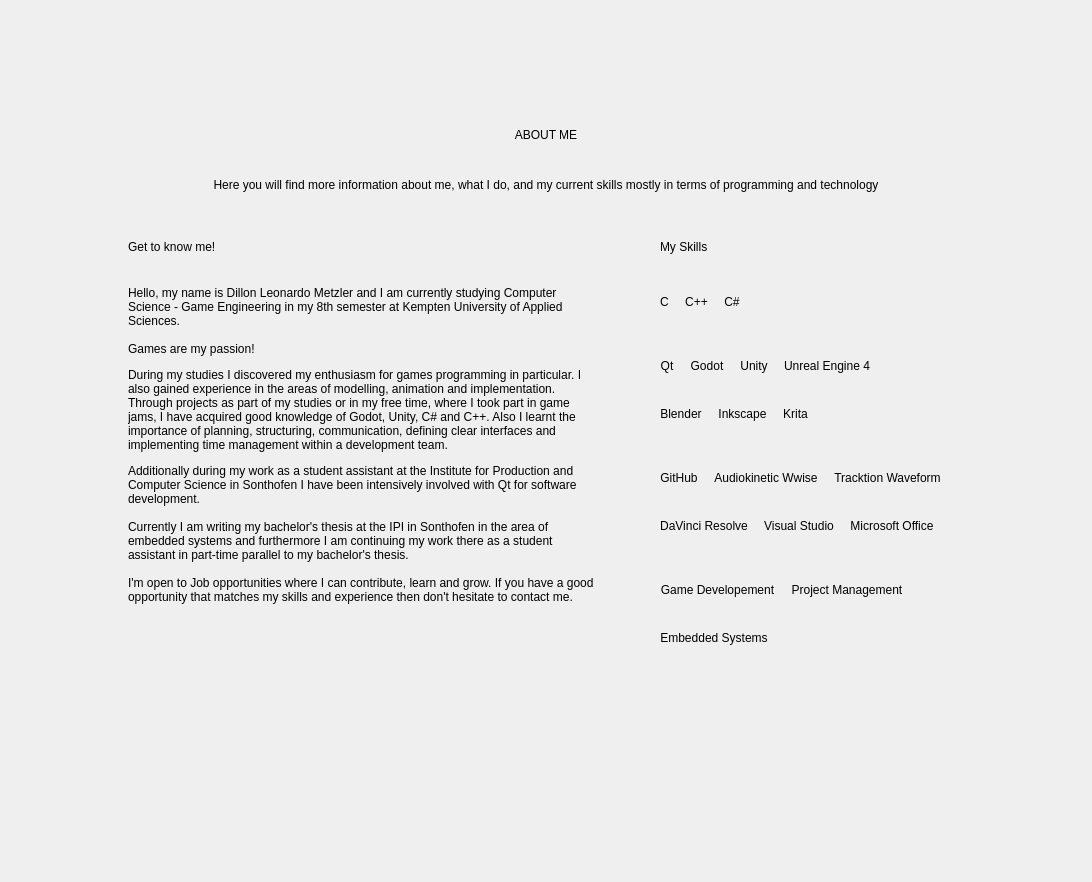
<?xml version="1.0" encoding="UTF-8"?>
<ui version="4.0">
 <class>AboutMe</class>
 <widget class="QWidget" name="AboutMe">
  <property name="geometry">
   <rect>
    <x>0</x>
    <y>0</y>
    <width>1092</width>
    <height>882</height>
   </rect>
  </property>
  <property name="windowTitle">
   <string>Form</string>
  </property>
  <layout class="QVBoxLayout" name="verticalLayout">
   <property name="spacing">
    <number>16</number>
   </property>
   <property name="leftMargin">
    <number>128</number>
   </property>
   <property name="topMargin">
    <number>128</number>
   </property>
   <property name="rightMargin">
    <number>128</number>
   </property>
   <property name="bottomMargin">
    <number>128</number>
   </property>
   <item>
    <widget class="QLabel" name="headingLabel">
     <property name="maximumSize">
      <size>
       <width>16777215</width>
       <height>16777215</height>
      </size>
     </property>
     <property name="text">
      <string>ABOUT ME</string>
     </property>
     <property name="alignment">
      <set>Qt::AlignCenter</set>
     </property>
    </widget>
   </item>
   <item alignment="Qt::AlignHCenter">
    <widget class="QWidget" name="firstLine" native="true">
     <property name="minimumSize">
      <size>
       <width>32</width>
       <height>4</height>
      </size>
     </property>
     <property name="maximumSize">
      <size>
       <width>256</width>
       <height>4</height>
      </size>
     </property>
    </widget>
   </item>
   <item>
    <widget class="QLabel" name="textLabel">
     <property name="text">
      <string>Here you will find more information about me, what I do, and my current skills mostly in terms of programming and technology</string>
     </property>
     <property name="alignment">
      <set>Qt::AlignCenter</set>
     </property>
     <property name="wordWrap">
      <bool>true</bool>
     </property>
    </widget>
   </item>
   <item>
    <spacer name="verticalSpacer_5">
     <property name="orientation">
      <enum>Qt::Vertical</enum>
     </property>
     <property name="sizeType">
      <enum>QSizePolicy::Fixed</enum>
     </property>
     <property name="sizeHint" stdset="0">
      <size>
       <width>20</width>
       <height>32</height>
      </size>
     </property>
    </spacer>
   </item>
   <item>
    <widget class="QWidget" name="contentWidget" native="true">
     <layout class="QHBoxLayout" name="horizontalLayout" stretch="0,0,0,0">
      <property name="spacing">
       <number>64</number>
      </property>
      <property name="leftMargin">
       <number>0</number>
      </property>
      <property name="topMargin">
       <number>0</number>
      </property>
      <property name="rightMargin">
       <number>0</number>
      </property>
      <property name="bottomMargin">
       <number>0</number>
      </property>
      <item>
       <spacer name="horizontalSpacer_7">
        <property name="orientation">
         <enum>Qt::Horizontal</enum>
        </property>
        <property name="sizeHint" stdset="0">
         <size>
          <width>0</width>
          <height>20</height>
         </size>
        </property>
       </spacer>
      </item>
      <item>
       <widget class="QWidget" name="getToKnowWidget" native="true">
        <layout class="QVBoxLayout" name="verticalLayout_2">
         <property name="spacing">
          <number>32</number>
         </property>
         <property name="leftMargin">
          <number>0</number>
         </property>
         <property name="topMargin">
          <number>0</number>
         </property>
         <property name="rightMargin">
          <number>0</number>
         </property>
         <property name="bottomMargin">
          <number>0</number>
         </property>
         <item>
          <widget class="QLabel" name="headingGTKLabel">
           <property name="text">
            <string>Get to know me!</string>
           </property>
          </widget>
         </item>
         <item>
          <widget class="QLabel" name="textGTKLabel">
           <property name="text">
            <string>&lt;html&gt;&lt;head/&gt;&lt;body&gt;&lt;p&gt;Hello, my name is Dillon Leonardo Metzler and I am currently studying Computer Science - Game Engineering in my 8th semester at Kempten University of Applied Sciences.&lt;br/&gt;&lt;br/&gt;Games are my passion!&lt;/p&gt;&lt;p&gt;During my studies I discovered my enthusiasm for games programming in particular. I also gained experience in the areas of modelling, animation and implementation. Through projects as part of my studies or in my free time, where I took part in game jams, I have acquired good knowledge of Godot, Unity, C# and C++. Also I learnt the importance of planning, structuring, communication, defining clear interfaces and implementing time management within a development team.&lt;/p&gt;&lt;p&gt;Additionally during my work as a student assistant at the Institute for Production and Computer Science in Sonthofen I have been intensively involved with Qt for software development.&lt;br/&gt;&lt;br/&gt;Currently I am writing my bachelor's thesis at the IPI in Sonthofen in the area of embedded systems and furthermore I am continuing my work there as a student assistant in part-time parallel to my bachelor's thesis.&lt;br/&gt;&lt;br/&gt;I'm open to Job opportunities where I can contribute, learn and grow. If you have a good opportunity that matches my skills and experience then don't hesitate to contact me.&lt;/p&gt;&lt;/body&gt;&lt;/html&gt;</string>
           </property>
           <property name="wordWrap">
            <bool>true</bool>
           </property>
          </widget>
         </item>
         <item>
          <spacer name="verticalSpacer_8">
           <property name="orientation">
            <enum>Qt::Vertical</enum>
           </property>
           <property name="sizeHint" stdset="0">
            <size>
             <width>20</width>
             <height>40</height>
            </size>
           </property>
          </spacer>
         </item>
        </layout>
       </widget>
      </item>
      <item>
       <widget class="QWidget" name="aboutMeWidget" native="true">
        <layout class="QVBoxLayout" name="verticalLayout_3">
         <property name="spacing">
          <number>32</number>
         </property>
         <property name="leftMargin">
          <number>0</number>
         </property>
         <property name="topMargin">
          <number>0</number>
         </property>
         <property name="rightMargin">
          <number>0</number>
         </property>
         <property name="bottomMargin">
          <number>0</number>
         </property>
         <item>
          <widget class="QLabel" name="headingAMLabel">
           <property name="text">
            <string>My Skills</string>
           </property>
           <property name="alignment">
            <set>Qt::AlignLeading|Qt::AlignLeft|Qt::AlignTop</set>
           </property>
          </widget>
         </item>
         <item>
          <widget class="QWidget" name="skillsWidget" native="true">
           <layout class="QVBoxLayout" name="verticalLayout_4">
            <property name="spacing">
             <number>16</number>
            </property>
            <property name="leftMargin">
             <number>0</number>
            </property>
            <property name="topMargin">
             <number>0</number>
            </property>
            <property name="rightMargin">
             <number>0</number>
            </property>
            <property name="bottomMargin">
             <number>0</number>
            </property>
            <item>
             <widget class="QWidget" name="row1Widget" native="true">
              <layout class="QHBoxLayout" name="horizontalLayout_2">
               <property name="spacing">
                <number>16</number>
               </property>
               <property name="leftMargin">
                <number>0</number>
               </property>
               <property name="topMargin">
                <number>0</number>
               </property>
               <property name="rightMargin">
                <number>0</number>
               </property>
               <property name="bottomMargin">
                <number>16</number>
               </property>
               <item>
                <widget class="QLabel" name="label_4">
                 <property name="minimumSize">
                  <size>
                   <width>0</width>
                   <height>32</height>
                  </size>
                 </property>
                 <property name="maximumSize">
                  <size>
                   <width>16777215</width>
                   <height>32</height>
                  </size>
                 </property>
                 <property name="text">
                  <string>C</string>
                 </property>
                 <property name="alignment">
                  <set>Qt::AlignCenter</set>
                 </property>
                </widget>
               </item>
               <item>
                <widget class="QLabel" name="label_5">
                 <property name="minimumSize">
                  <size>
                   <width>0</width>
                   <height>32</height>
                  </size>
                 </property>
                 <property name="maximumSize">
                  <size>
                   <width>16777215</width>
                   <height>32</height>
                  </size>
                 </property>
                 <property name="text">
                  <string>C++</string>
                 </property>
                 <property name="alignment">
                  <set>Qt::AlignCenter</set>
                 </property>
                </widget>
               </item>
               <item>
                <widget class="QLabel" name="label_8">
                 <property name="minimumSize">
                  <size>
                   <width>0</width>
                   <height>32</height>
                  </size>
                 </property>
                 <property name="maximumSize">
                  <size>
                   <width>16777215</width>
                   <height>32</height>
                  </size>
                 </property>
                 <property name="text">
                  <string>C#</string>
                 </property>
                 <property name="alignment">
                  <set>Qt::AlignCenter</set>
                 </property>
                </widget>
               </item>
               <item>
                <spacer name="horizontalSpacer">
                 <property name="orientation">
                  <enum>Qt::Horizontal</enum>
                 </property>
                 <property name="sizeHint" stdset="0">
                  <size>
                   <width>0</width>
                   <height>20</height>
                  </size>
                 </property>
                </spacer>
               </item>
              </layout>
             </widget>
            </item>
            <item>
             <widget class="QWidget" name="row2Widget" native="true">
              <layout class="QHBoxLayout" name="horizontalLayout_3">
               <property name="spacing">
                <number>16</number>
               </property>
               <property name="leftMargin">
                <number>0</number>
               </property>
               <property name="topMargin">
                <number>0</number>
               </property>
               <property name="rightMargin">
                <number>0</number>
               </property>
               <property name="bottomMargin">
                <number>0</number>
               </property>
               <item>
                <widget class="QLabel" name="label_6">
                 <property name="minimumSize">
                  <size>
                   <width>0</width>
                   <height>32</height>
                  </size>
                 </property>
                 <property name="maximumSize">
                  <size>
                   <width>16777215</width>
                   <height>32</height>
                  </size>
                 </property>
                 <property name="text">
                  <string>Qt</string>
                 </property>
                 <property name="alignment">
                  <set>Qt::AlignCenter</set>
                 </property>
                </widget>
               </item>
               <item>
                <widget class="QLabel" name="label_7">
                 <property name="minimumSize">
                  <size>
                   <width>0</width>
                   <height>32</height>
                  </size>
                 </property>
                 <property name="maximumSize">
                  <size>
                   <width>16777215</width>
                   <height>32</height>
                  </size>
                 </property>
                 <property name="text">
                  <string>Godot</string>
                 </property>
                 <property name="alignment">
                  <set>Qt::AlignCenter</set>
                 </property>
                </widget>
               </item>
               <item>
                <widget class="QLabel" name="label_9">
                 <property name="minimumSize">
                  <size>
                   <width>0</width>
                   <height>32</height>
                  </size>
                 </property>
                 <property name="maximumSize">
                  <size>
                   <width>16777215</width>
                   <height>32</height>
                  </size>
                 </property>
                 <property name="text">
                  <string>Unity</string>
                 </property>
                 <property name="alignment">
                  <set>Qt::AlignCenter</set>
                 </property>
                </widget>
               </item>
               <item>
                <widget class="QLabel" name="label_16">
                 <property name="minimumSize">
                  <size>
                   <width>0</width>
                   <height>32</height>
                  </size>
                 </property>
                 <property name="maximumSize">
                  <size>
                   <width>16777215</width>
                   <height>32</height>
                  </size>
                 </property>
                 <property name="text">
                  <string>Unreal Engine 4</string>
                 </property>
                 <property name="alignment">
                  <set>Qt::AlignCenter</set>
                 </property>
                </widget>
               </item>
               <item>
                <spacer name="horizontalSpacer_2">
                 <property name="orientation">
                  <enum>Qt::Horizontal</enum>
                 </property>
                 <property name="sizeHint" stdset="0">
                  <size>
                   <width>0</width>
                   <height>20</height>
                  </size>
                 </property>
                </spacer>
               </item>
              </layout>
             </widget>
            </item>
            <item>
             <widget class="QWidget" name="row3Widget" native="true">
              <layout class="QHBoxLayout" name="horizontalLayout_4">
               <property name="spacing">
                <number>16</number>
               </property>
               <property name="leftMargin">
                <number>0</number>
               </property>
               <property name="topMargin">
                <number>0</number>
               </property>
               <property name="rightMargin">
                <number>0</number>
               </property>
               <property name="bottomMargin">
                <number>16</number>
               </property>
               <item>
                <widget class="QLabel" name="label_18">
                 <property name="minimumSize">
                  <size>
                   <width>0</width>
                   <height>32</height>
                  </size>
                 </property>
                 <property name="maximumSize">
                  <size>
                   <width>16777215</width>
                   <height>32</height>
                  </size>
                 </property>
                 <property name="text">
                  <string>Blender</string>
                 </property>
                 <property name="alignment">
                  <set>Qt::AlignCenter</set>
                 </property>
                </widget>
               </item>
               <item>
                <widget class="QLabel" name="label_2">
                 <property name="minimumSize">
                  <size>
                   <width>0</width>
                   <height>32</height>
                  </size>
                 </property>
                 <property name="maximumSize">
                  <size>
                   <width>16777215</width>
                   <height>32</height>
                  </size>
                 </property>
                 <property name="text">
                  <string>Inkscape</string>
                 </property>
                 <property name="alignment">
                  <set>Qt::AlignCenter</set>
                 </property>
                </widget>
               </item>
               <item>
                <widget class="QLabel" name="label_3">
                 <property name="minimumSize">
                  <size>
                   <width>0</width>
                   <height>32</height>
                  </size>
                 </property>
                 <property name="maximumSize">
                  <size>
                   <width>16777215</width>
                   <height>16777215</height>
                  </size>
                 </property>
                 <property name="text">
                  <string>Krita</string>
                 </property>
                 <property name="alignment">
                  <set>Qt::AlignCenter</set>
                 </property>
                </widget>
               </item>
               <item>
                <spacer name="horizontalSpacer_3">
                 <property name="orientation">
                  <enum>Qt::Horizontal</enum>
                 </property>
                 <property name="sizeHint" stdset="0">
                  <size>
                   <width>0</width>
                   <height>20</height>
                  </size>
                 </property>
                </spacer>
               </item>
              </layout>
             </widget>
            </item>
            <item>
             <widget class="QWidget" name="row4Widget" native="true">
              <layout class="QHBoxLayout" name="horizontalLayout_5">
               <property name="spacing">
                <number>16</number>
               </property>
               <property name="leftMargin">
                <number>0</number>
               </property>
               <property name="topMargin">
                <number>0</number>
               </property>
               <property name="rightMargin">
                <number>0</number>
               </property>
               <property name="bottomMargin">
                <number>0</number>
               </property>
               <item>
                <widget class="QLabel" name="label_10">
                 <property name="minimumSize">
                  <size>
                   <width>0</width>
                   <height>32</height>
                  </size>
                 </property>
                 <property name="maximumSize">
                  <size>
                   <width>16777215</width>
                   <height>32</height>
                  </size>
                 </property>
                 <property name="text">
                  <string>GitHub</string>
                 </property>
                 <property name="alignment">
                  <set>Qt::AlignCenter</set>
                 </property>
                </widget>
               </item>
               <item>
                <widget class="QLabel" name="label_12">
                 <property name="minimumSize">
                  <size>
                   <width>0</width>
                   <height>32</height>
                  </size>
                 </property>
                 <property name="maximumSize">
                  <size>
                   <width>16777215</width>
                   <height>32</height>
                  </size>
                 </property>
                 <property name="text">
                  <string>Audiokinetic Wwise</string>
                 </property>
                 <property name="alignment">
                  <set>Qt::AlignCenter</set>
                 </property>
                </widget>
               </item>
               <item>
                <widget class="QLabel" name="label_13">
                 <property name="minimumSize">
                  <size>
                   <width>0</width>
                   <height>32</height>
                  </size>
                 </property>
                 <property name="maximumSize">
                  <size>
                   <width>16777215</width>
                   <height>32</height>
                  </size>
                 </property>
                 <property name="text">
                  <string>Tracktion Waveform</string>
                 </property>
                 <property name="alignment">
                  <set>Qt::AlignCenter</set>
                 </property>
                </widget>
               </item>
               <item>
                <spacer name="horizontalSpacer_4">
                 <property name="orientation">
                  <enum>Qt::Horizontal</enum>
                 </property>
                 <property name="sizeHint" stdset="0">
                  <size>
                   <width>0</width>
                   <height>20</height>
                  </size>
                 </property>
                </spacer>
               </item>
              </layout>
             </widget>
            </item>
            <item>
             <widget class="QWidget" name="row5Widget" native="true">
              <layout class="QHBoxLayout" name="horizontalLayout_7">
               <property name="spacing">
                <number>16</number>
               </property>
               <property name="leftMargin">
                <number>0</number>
               </property>
               <property name="topMargin">
                <number>0</number>
               </property>
               <property name="rightMargin">
                <number>0</number>
               </property>
               <property name="bottomMargin">
                <number>16</number>
               </property>
               <item>
                <widget class="QLabel" name="label_19">
                 <property name="minimumSize">
                  <size>
                   <width>0</width>
                   <height>32</height>
                  </size>
                 </property>
                 <property name="maximumSize">
                  <size>
                   <width>16777215</width>
                   <height>32</height>
                  </size>
                 </property>
                 <property name="text">
                  <string>DaVinci Resolve</string>
                 </property>
                 <property name="alignment">
                  <set>Qt::AlignCenter</set>
                 </property>
                </widget>
               </item>
               <item>
                <widget class="QLabel" name="label_21">
                 <property name="minimumSize">
                  <size>
                   <width>0</width>
                   <height>32</height>
                  </size>
                 </property>
                 <property name="maximumSize">
                  <size>
                   <width>16777215</width>
                   <height>32</height>
                  </size>
                 </property>
                 <property name="text">
                  <string>Visual Studio</string>
                 </property>
                 <property name="alignment">
                  <set>Qt::AlignCenter</set>
                 </property>
                </widget>
               </item>
               <item>
                <widget class="QLabel" name="label_20">
                 <property name="minimumSize">
                  <size>
                   <width>0</width>
                   <height>32</height>
                  </size>
                 </property>
                 <property name="maximumSize">
                  <size>
                   <width>16777215</width>
                   <height>32</height>
                  </size>
                 </property>
                 <property name="text">
                  <string>Microsoft Office</string>
                 </property>
                 <property name="alignment">
                  <set>Qt::AlignCenter</set>
                 </property>
                </widget>
               </item>
               <item>
                <spacer name="horizontalSpacer_9">
                 <property name="orientation">
                  <enum>Qt::Horizontal</enum>
                 </property>
                 <property name="sizeHint" stdset="0">
                  <size>
                   <width>40</width>
                   <height>20</height>
                  </size>
                 </property>
                </spacer>
               </item>
              </layout>
             </widget>
            </item>
            <item>
             <widget class="QWidget" name="row6Widget" native="true">
              <layout class="QHBoxLayout" name="horizontalLayout_6">
               <property name="spacing">
                <number>16</number>
               </property>
               <property name="leftMargin">
                <number>0</number>
               </property>
               <property name="topMargin">
                <number>0</number>
               </property>
               <property name="rightMargin">
                <number>0</number>
               </property>
               <property name="bottomMargin">
                <number>0</number>
               </property>
               <item>
                <widget class="QLabel" name="label_17">
                 <property name="minimumSize">
                  <size>
                   <width>0</width>
                   <height>32</height>
                  </size>
                 </property>
                 <property name="maximumSize">
                  <size>
                   <width>16777215</width>
                   <height>32</height>
                  </size>
                 </property>
                 <property name="text">
                  <string>Game Developement</string>
                 </property>
                 <property name="alignment">
                  <set>Qt::AlignCenter</set>
                 </property>
                </widget>
               </item>
               <item>
                <widget class="QLabel" name="label">
                 <property name="minimumSize">
                  <size>
                   <width>0</width>
                   <height>32</height>
                  </size>
                 </property>
                 <property name="maximumSize">
                  <size>
                   <width>16777215</width>
                   <height>32</height>
                  </size>
                 </property>
                 <property name="text">
                  <string>Project Management</string>
                 </property>
                 <property name="alignment">
                  <set>Qt::AlignCenter</set>
                 </property>
                </widget>
               </item>
               <item>
                <spacer name="horizontalSpacer_5">
                 <property name="orientation">
                  <enum>Qt::Horizontal</enum>
                 </property>
                 <property name="sizeHint" stdset="0">
                  <size>
                   <width>40</width>
                   <height>20</height>
                  </size>
                 </property>
                </spacer>
               </item>
              </layout>
             </widget>
            </item>
            <item>
             <widget class="QWidget" name="widget" native="true">
              <layout class="QHBoxLayout" name="horizontalLayout_8">
               <property name="spacing">
                <number>16</number>
               </property>
               <property name="leftMargin">
                <number>0</number>
               </property>
               <property name="topMargin">
                <number>0</number>
               </property>
               <property name="rightMargin">
                <number>0</number>
               </property>
               <property name="bottomMargin">
                <number>0</number>
               </property>
               <item>
                <widget class="QLabel" name="label_15">
                 <property name="minimumSize">
                  <size>
                   <width>0</width>
                   <height>32</height>
                  </size>
                 </property>
                 <property name="maximumSize">
                  <size>
                   <width>16777215</width>
                   <height>32</height>
                  </size>
                 </property>
                 <property name="text">
                  <string>Embedded Systems</string>
                 </property>
                 <property name="alignment">
                  <set>Qt::AlignCenter</set>
                 </property>
                </widget>
               </item>
               <item>
                <spacer name="horizontalSpacer_6">
                 <property name="orientation">
                  <enum>Qt::Horizontal</enum>
                 </property>
                 <property name="sizeHint" stdset="0">
                  <size>
                   <width>40</width>
                   <height>20</height>
                  </size>
                 </property>
                </spacer>
               </item>
              </layout>
             </widget>
            </item>
           </layout>
          </widget>
         </item>
         <item>
          <spacer name="verticalSpacer">
           <property name="orientation">
            <enum>Qt::Vertical</enum>
           </property>
           <property name="sizeHint" stdset="0">
            <size>
             <width>20</width>
             <height>0</height>
            </size>
           </property>
          </spacer>
         </item>
        </layout>
       </widget>
      </item>
      <item>
       <spacer name="horizontalSpacer_8">
        <property name="orientation">
         <enum>Qt::Horizontal</enum>
        </property>
        <property name="sizeHint" stdset="0">
         <size>
          <width>0</width>
          <height>20</height>
         </size>
        </property>
       </spacer>
      </item>
     </layout>
    </widget>
   </item>
  </layout>
 </widget>
 <resources/>
 <connections/>
</ui>
